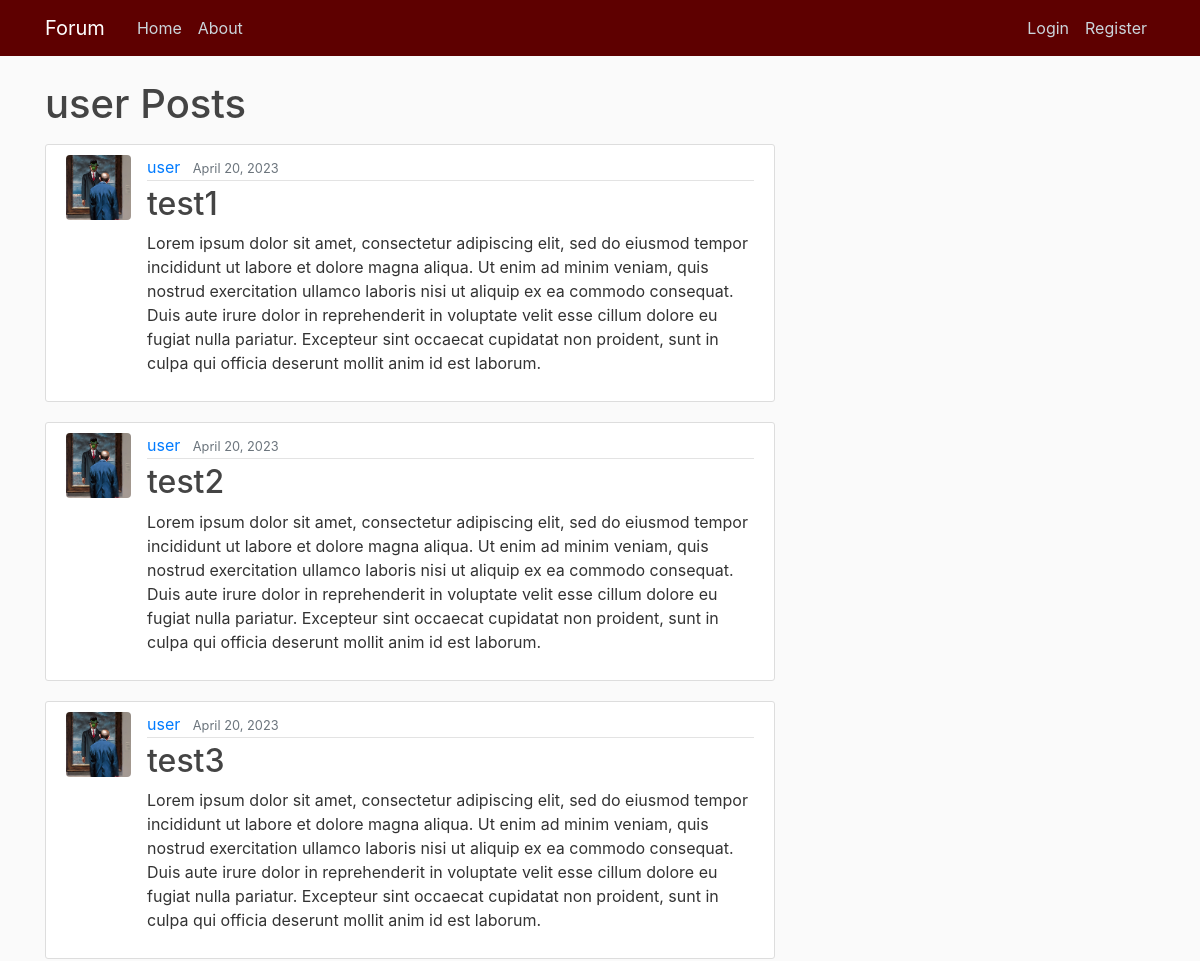
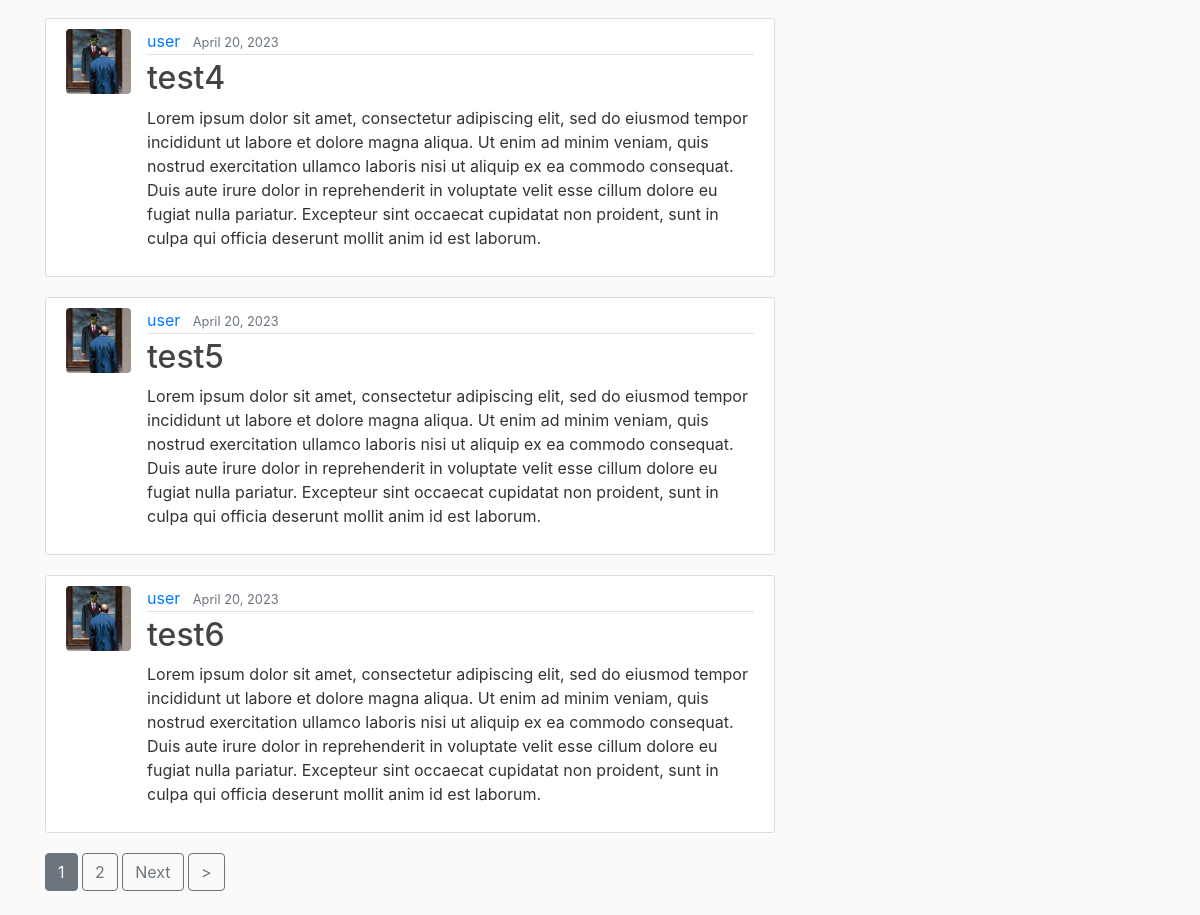
Page /user/user on the earlier database version (2 pictures, top to bottom).
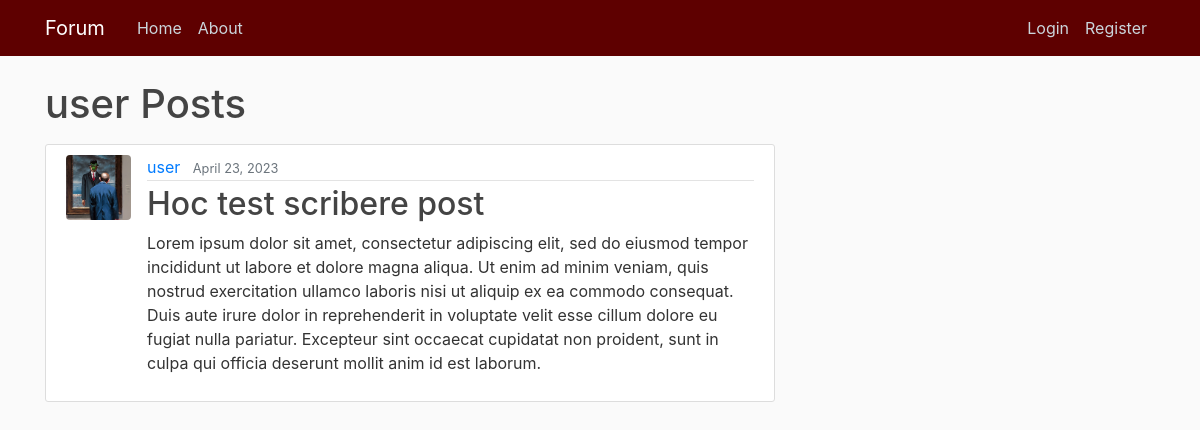
Same page on the later database version.
### blog/models.py (models this page shows, shortened)
class Post(models.Model):
    title = models.CharField(max_length=150)                    # Title field for 150 characters
    content = models.TextField()                                # Text field
    date_posted = models.DateTimeField(default=timezone.now)    # Time Stamp for the defaults Time Zone
    author = models.ForeignKey(User, on_delete=models.CASCADE)  # User if User gets delete, so are its Posts

### users/models.py (models this page shows, shortened)
class Profile(models.Model):
    user = models.OneToOneField(User, on_delete=models.CASCADE)
    image = models.ImageField(default='default.png' or 'default_a', upload_to='profile_img')

### blog/views.py (the view)
# urls.py: path('user/<str:username>', UserPostListView.as_view(), name='post-user'),
class UserPostListView(ListView):
    model = Post
    template_name = 'blog/post_user.html'
    context_object_name = 'posts'
    ordering = ['-date_posted']
    paginate_by = 6
    def get_queryset(self):
        user = get_object_or_404(User, username=self.kwargs.get('username'))
        return Post.objects.filter(author=user)

### blog/templates/blog/post_user.html (shortened to what this page needs)
{% extends "blog/base.html" %}
{% block content %}
    <h1 class="mb-3">{{ view.kwargs.username }} Posts</h1>
    {% for post in posts %}
        <article class="media content-section">
          <img class="rounded img-frame" src="{{ post.author.profile.image.url }}" alt="">
          <div class="media-body">
            <div class="article-metadata">
              <a class="mr-2" href="{% url 'post-user' post.author.username %}">{{ post.author }}</a>
              <small class="text-muted">{{ post.date_posted|date:"N d, Y" }}</small>
            </div>
            <h2><a class="article-title" href="{% url 'post-detail' post.id %}">{{ post.title }}</a></h2>
            <p class="article-content">{{ post.content }}</p>
          </div>
        </article>
    {% endfor %}
    {% if is_paginated %}
      {% for num in page_obj.paginator.page_range %}
        {% if page_obj.number == num %}
          <a class="btn btn-secondary mb-4" href="?page={{ num }}">{{ num }}</a>
        {% elif num > page_obj.number|add:'-3' and num < page_obj.number|add:'3' %}
          <a class="btn btn-outline-secondary mb-4" href="?page={{ num }}">{{ num }}</a>
        {% endif %}
      {% endfor %}
      {% if page_obj.has_next %}
        <a class="btn btn-outline-secondary mb-4" href="?page={{ page_obj.next_page_number }}">Next</a>
        <a class="btn btn-outline-secondary mb-4" href="?page={{ page_obj.paginator.num_pages }}">></a>
      {% endif %}
    {% endif %}
{% endblock %}

Differences in the rows shown:
removed Post: author.profile.image (placeholder picture), author "user", date_posted "April 20, 2023", title "test1", content "Lorem ipsum dolor sit amet, consectetur adipiscing elit, sed do eiusmod tempor incididunt ut labore et dolore magna aliqua. Ut enim ad minim veniam, quis nostrud exercitation ullamco laboris nisi ut aliquip ex ea commodo consequat. Duis aute irure dolor in reprehenderit in voluptate velit esse cillum dolore eu fugiat nulla pariatur. Excepteur sint occaecat cupidatat non proident, sunt in culpa qui officia deserunt mollit anim id est laborum."
removed Post: author.profile.image (placeholder picture), author "user", date_posted "April 20, 2023", title "test2", content "Lorem ipsum dolor sit amet, consectetur adipiscing elit, sed do eiusmod tempor incididunt ut labore et dolore magna aliqua. Ut enim ad minim veniam, quis nostrud exercitation ullamco laboris nisi ut aliquip ex ea commodo consequat. Duis aute irure dolor in reprehenderit in voluptate velit esse cillum dolore eu fugiat nulla pariatur. Excepteur sint occaecat cupidatat non proident, sunt in culpa qui officia deserunt mollit anim id est laborum."
removed Post: author.profile.image (placeholder picture), author "user", date_posted "April 20, 2023", title "test3", content "Lorem ipsum dolor sit amet, consectetur adipiscing elit, sed do eiusmod tempor incididunt ut labore et dolore magna aliqua. Ut enim ad minim veniam, quis nostrud exercitation ullamco laboris nisi ut aliquip ex ea commodo consequat. Duis aute irure dolor in reprehenderit in voluptate velit esse cillum dolore eu fugiat nulla pariatur. Excepteur sint occaecat cupidatat non proident, sunt in culpa qui officia deserunt mollit anim id est laborum."
removed Post: author.profile.image (placeholder picture), author "user", date_posted "April 20, 2023", title "test4", content "Lorem ipsum dolor sit amet, consectetur adipiscing elit, sed do eiusmod tempor incididunt ut labore et dolore magna aliqua. Ut enim ad minim veniam, quis nostrud exercitation ullamco laboris nisi ut aliquip ex ea commodo consequat. Duis aute irure dolor in reprehenderit in voluptate velit esse cillum dolore eu fugiat nulla pariatur. Excepteur sint occaecat cupidatat non proident, sunt in culpa qui officia deserunt mollit anim id est laborum."
removed Post: author.profile.image (placeholder picture), author "user", date_posted "April 20, 2023", title "test5", content "Lorem ipsum dolor sit amet, consectetur adipiscing elit, sed do eiusmod tempor incididunt ut labore et dolore magna aliqua. Ut enim ad minim veniam, quis nostrud exercitation ullamco laboris nisi ut aliquip ex ea commodo consequat. Duis aute irure dolor in reprehenderit in voluptate velit esse cillum dolore eu fugiat nulla pariatur. Excepteur sint occaecat cupidatat non proident, sunt in culpa qui officia deserunt mollit anim id est laborum."
removed Post: author.profile.image (placeholder picture), author "user", date_posted "April 20, 2023", title "test6", content "Lorem ipsum dolor sit amet, consectetur adipiscing elit, sed do eiusmod tempor incididunt ut labore et dolore magna aliqua. Ut enim ad minim veniam, quis nostrud exercitation ullamco laboris nisi ut aliquip ex ea commodo consequat. Duis aute irure dolor in reprehenderit in voluptate velit esse cillum dolore eu fugiat nulla pariatur. Excepteur sint occaecat cupidatat non proident, sunt in culpa qui officia deserunt mollit anim id est laborum."
added Post: author.profile.image (placeholder picture), author "user", date_posted "April 23, 2023", title "Hoc test scribere post", content "Lorem ipsum dolor sit amet, consectetur adipiscing elit, sed do eiusmod tempor incididunt ut labore et dolore magna aliqua. Ut enim ad minim veniam, quis nostrud exercitation ullamco laboris nisi ut aliquip ex ea commodo consequat. Duis aute irure dolor in reprehenderit in voluptate velit esse cillum dolore eu fugiat nulla pariatur. Excepteur sint occaecat cupidatat non proident, sunt in culpa qui officia deserunt mollit anim id est laborum."
Other differences:
list line gone: "1"
list line gone: "2"
text no longer shown: "Next >"
